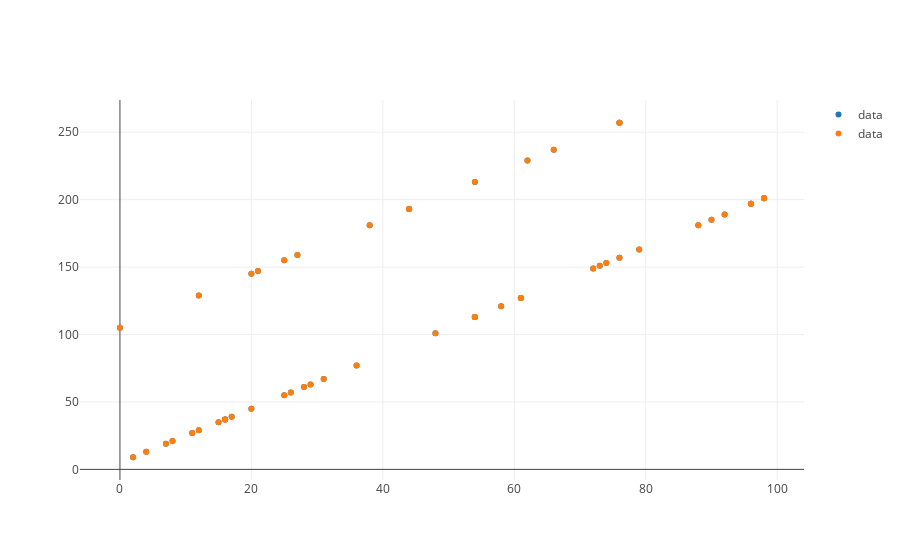

Notebook cell for this chart:
### Code cell
predictions_trace = trace_values(temps.reshape(50), updated_predictions)

plot([data_trace, predictions_trace])

### Figure 1 — Plotly figure (JSON) as saved in the notebook; plotly's stock layout.template omitted (floating-point values rounded to 4 significant figures)
{"data": [{"mode": "markers", "name": "data", "text": [], "type": "scatter", "uid": "8f3c40fe-cec3-446b-98f8-cc3a1def1b96", "x": [96, 61, 4, 29, 38, 54, 27, 79, 0, 7, 12, 54, 90, 36, 21, 16, 62, 16, 98, 25, 54, 44, 26, 28, 72, 98, 20, 25, 76, 15, 48, 76, 96, 2, 61, 44, 74, 73, 88, 11, 12, 66, 76, 58, 17, 8, 54, 20, 31, 92], "y": [197, 127, 13, 63, 181, 213, 159, 163, 105, 19, 129, 113, 185, 77, 147, 37, 229, 37, 201, 55, 113, 193, 57, 61, 149, 201, 145, 155, 257, 35, 101, 257, 197, 9, 127, 193, 153, 151, 181, 27, 29, 237, 157, 121, 39, 21, 113, 45, 67, 189]}, {"mode": "markers", "name": "data", "text": [], "type": "scatter", "uid": "a1c3c827-0d09-4d21-a7ff-945bf2aa71c8", "x": [96, 61, 4, 29, 38, 54, 27, 79, 0, 7, 12, 54, 90, 36, 21, 16, 62, 16, 98, 25, 54, 44, 26, 28, 72, 98, 20, 25, 76, 15, 48, 76, 96, 2, 61, 44, 74, 73, 88, 11, 12, 66, 76, 58, 17, 8, 54, 20, 31, 92], "y": [197.0, 127.0, 13.0, 63.0, 181.0, 213.0, 159, 163.0, 105.0, 19.0, 129, 113.0, 185.0, 77.0, 147, 37.0, 229.0, 37.0, 201.0, 55.0, 113.0, 193.0, 57.0, 61.0, 149.0, 201.0, 145, 155, 257.0, 35.0, 101.0, 257.0, 197.0, 9.0, 127.0, 193.0, 153.0, 151.0, 181.0, 27.0, 29.0, 237.0, 157.0, 121.0, 39.0, 21.0, 113.0, 45.0, 67.0, 189.0]}], "layout": {"autosize": true, "xaxis": {"autorange": true, "range": [-6.196, 104.2], "type": "linear"}, "yaxis": {"autorange": true, "range": [-9.166, 275.2], "type": "linear"}}}
